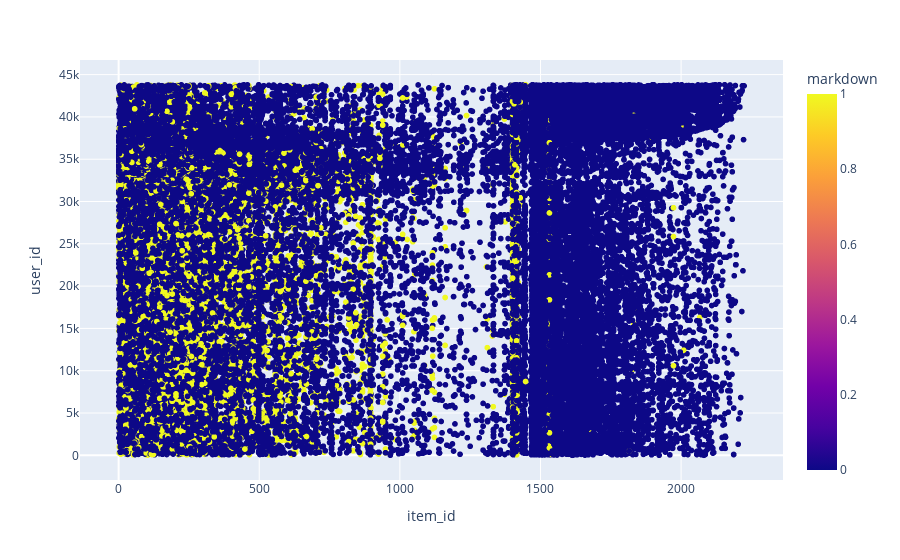

Source (notebook cell):
### Code cell
px.scatter(df,x="item_id",y="user_id",color="markdown")

### Figure 1 — Plotly figure (JSON) as saved in the notebook; plotly's stock layout.template omitted (floating-point values rounded to 4 significant figures; data arrays with more than 128 entries replaced by an {"elided": "..."} marker saying what was removed)
{"data": [{"hovertemplate": "item_id=%{x}<br>user_id=%{y}<br>markdown=%{marker.color}<extra></extra>", "legendgroup": "", "marker": {"color": {"elided": "66110 int values"}, "coloraxis": "coloraxis", "symbol": "circle"}, "mode": "markers", "name": "", "showlegend": false, "type": "scattergl", "x": {"elided": "66110 int values"}, "xaxis": "x", "y": {"elided": "66110 int values"}, "yaxis": "y"}], "layout": {"coloraxis": {"colorbar": {"title": {"text": "markdown"}}, "colorscale": [[0, "#0d0887"], [0.1111, "#46039f"], [0.2222, "#7201a8"], [0.3333, "#9c179e"], [0.4444, "#bd3786"], [0.5556, "#d8576b"], [0.6667, "#ed7953"], [0.7778, "#fb9f3a"], [0.8889, "#fdca26"], [1, "#f0f921"]]}, "legend": {"tracegroupgap": 0}, "margin": {"t": 60}, "xaxis": {"anchor": "y", "domain": [0, 1], "title": {"text": "item_id"}}, "yaxis": {"anchor": "x", "domain": [0, 1], "title": {"text": "user_id"}}}}
